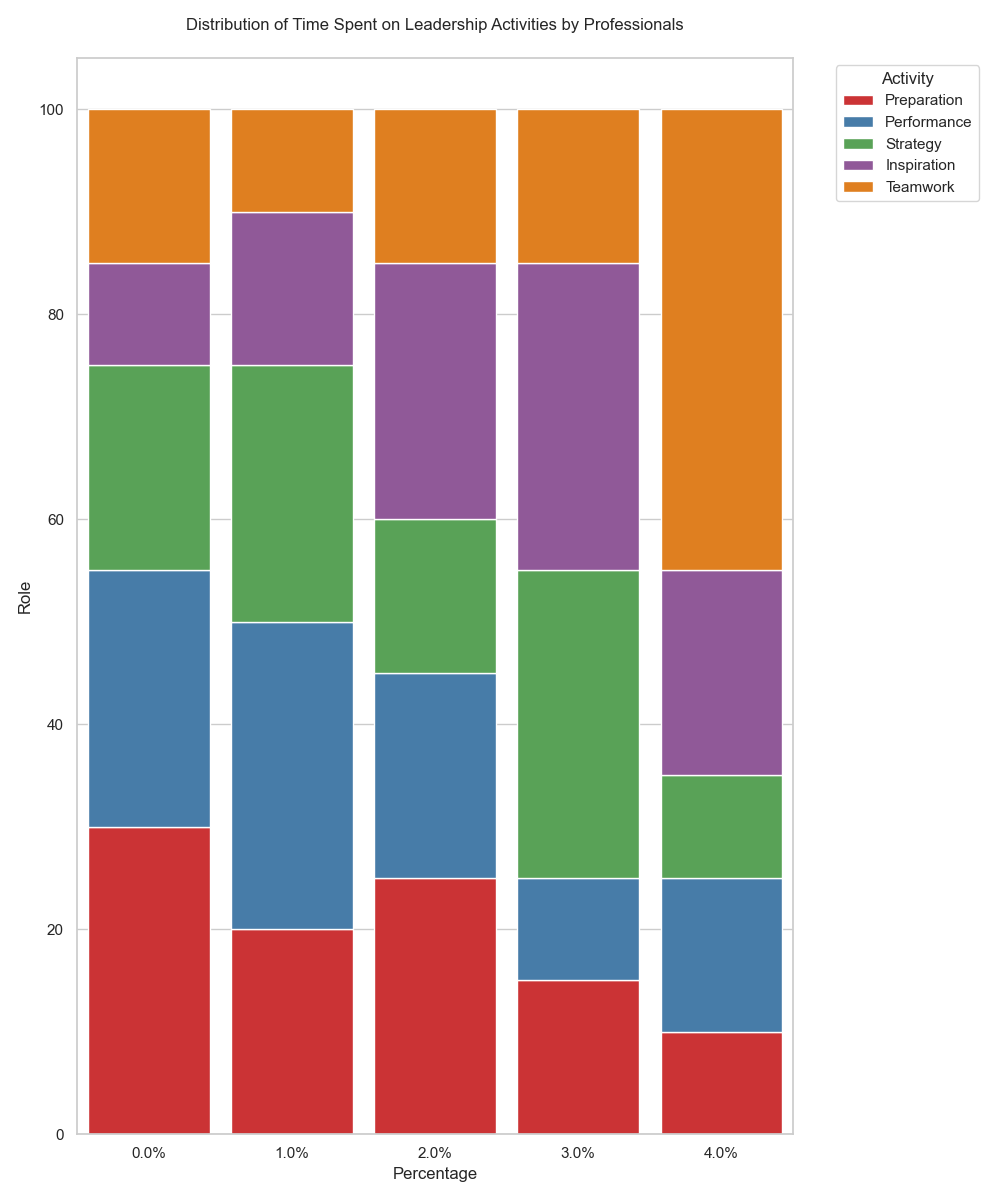

Recreate this plot in Python.

import pandas as pd
import seaborn as sns
import matplotlib.pyplot as plt
from matplotlib.ticker import PercentFormatter

# Data
data = {
    'Role': ['Leader', 'Innovator', 'Manager', 'Visionary', 'Collaborator'],
    'Preparation': [30, 20, 25, 15, 10],
    'Performance': [25, 30, 20, 10, 15],
    'Strategy': [20, 25, 15, 30, 10],
    'Inspiration': [10, 15, 25, 30, 20],
    'Teamwork': [15, 10, 15, 15, 45]
}

# Convert dictionary to DataFrame
df = pd.DataFrame(data)

# Calculate the percentage
df.set_index('Role', inplace=True)
df_percentage = df.divide(df.sum(axis=1), axis=0) * 100

# Start a figure with seaborn style
plt.figure(figsize=(10, 12))
sns.set_theme(style="whitegrid")

# Create a color map
colors = ["#e41a1c", "#377eb8", "#4daf4a", "#984ea3", "#ff7f00"]

# Starting position
bar_start = pd.Series([0.0, 0.0, 0.0, 0.0, 0.0], index=df.index)

# Plot each category stack
for col, color in zip(df.columns, colors):
    sns.barplot(
        y=df_percentage[col],
        x=df_percentage.index,
        color=color,
        label=col,
        bottom=bar_start,
        width=0.85
    )
    bar_start += df_percentage[col]

# Customizations
plt.xlabel('Percentage')
plt.ylabel('Role')
plt.title('Distribution of Time Spent on Leadership Activities by Professionals', pad=20)
plt.xticks(rotation=0)
plt.legend(title='Activity', bbox_to_anchor=(1.05, 1), loc='upper left')

# Convert x-axis labels to percentage
plt.gca().xaxis.set_major_formatter(PercentFormatter())

# Show the plot
plt.tight_layout()
plt.show()
